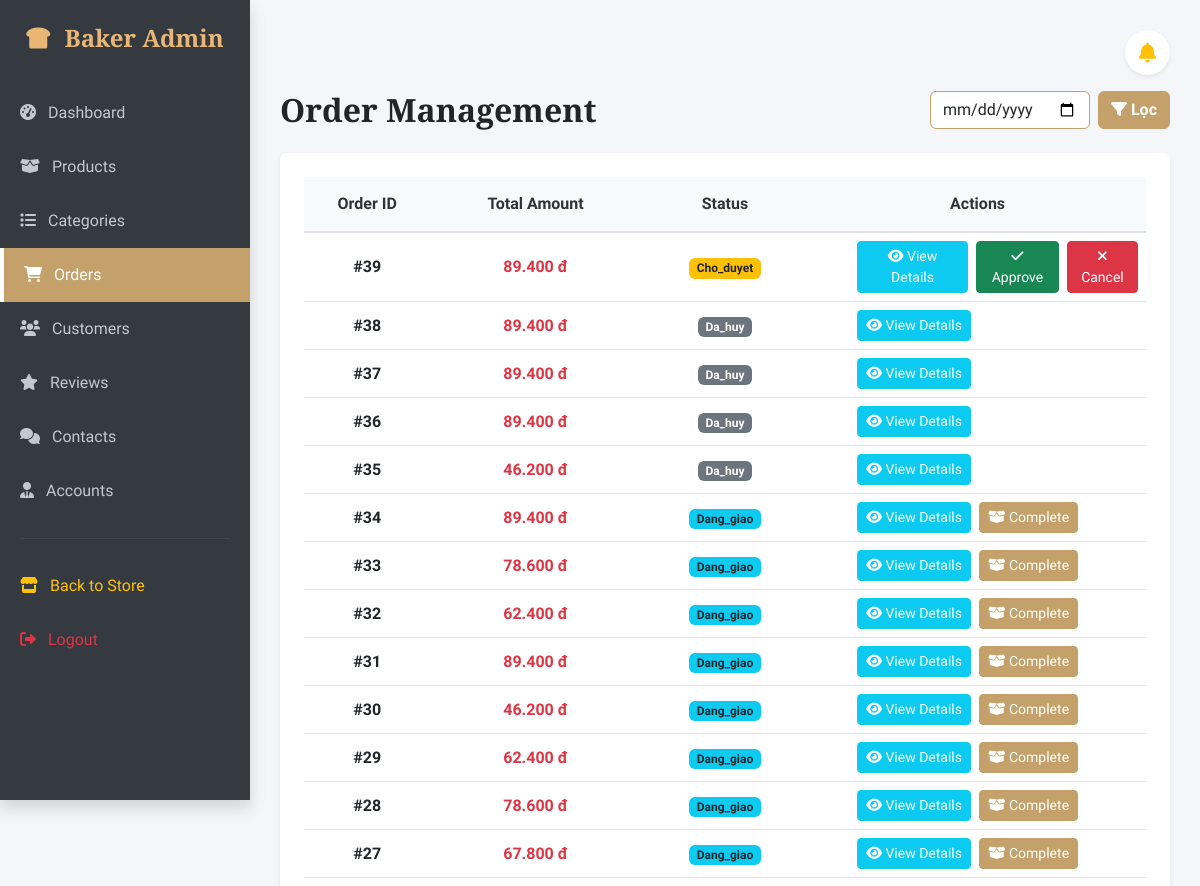
Page /admin/index.php?page=orders (signed in, upper part) on the earlier database version.
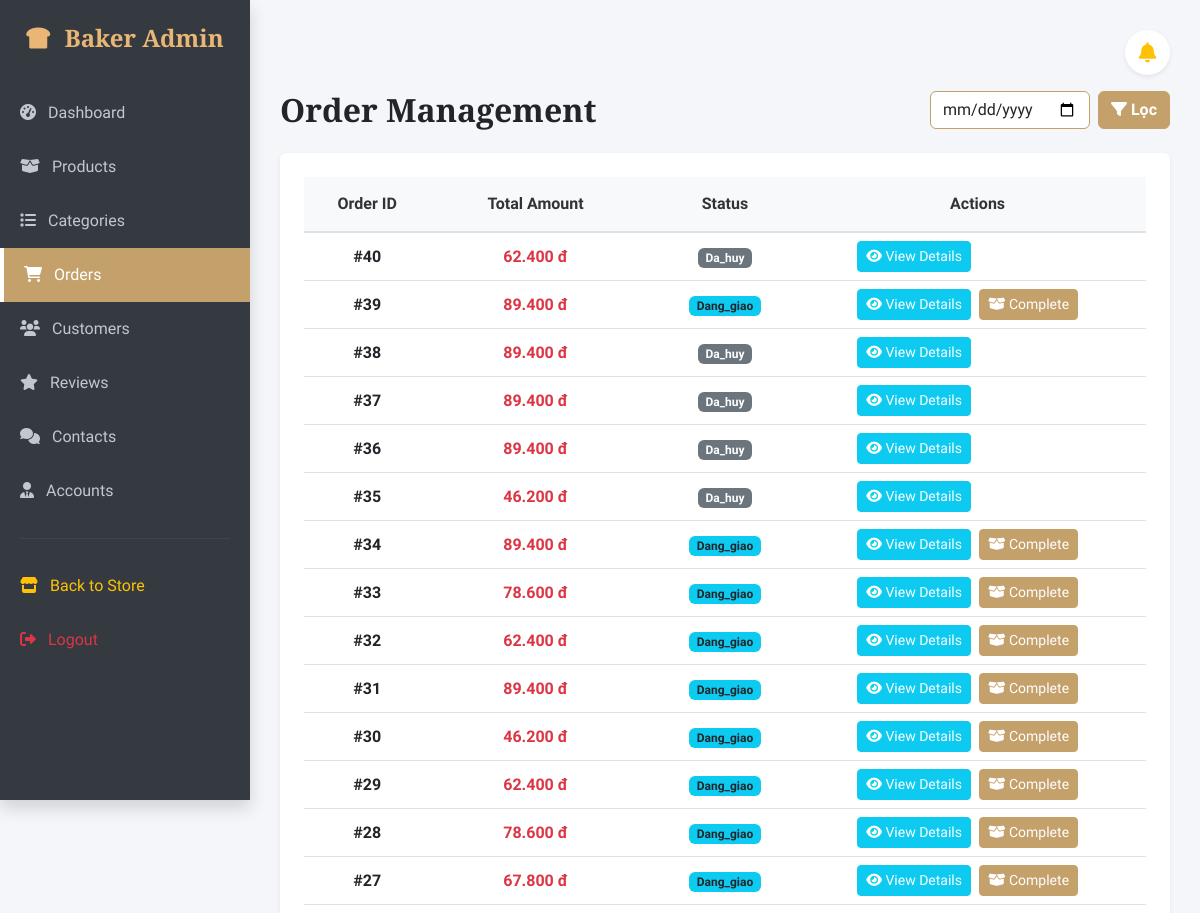
Same page on the later database version.
### tables this page shows
CREATE TABLE `orders` (
  `order_id` int(11) NOT NULL,
  `customer_id` int(11) DEFAULT NULL,
  `order_date` datetime DEFAULT current_timestamp(),
  `subtotal` decimal(10,2) UNSIGNED NOT NULL,
  `shipping_fee` decimal(10,2) UNSIGNED DEFAULT 0.00,
  `total_amount` decimal(10,2) UNSIGNED NOT NULL,
  `payment_method` varchar(50) DEFAULT 'COD',
  `status` enum('Cho_duyet','Dang_giao','Hoan_tat','Da_huy') DEFAULT 'Cho_duyet'
);

### app/controllers/AdminOrderController.php (called while the page is built, shortened)
<?php
require_once '../app/models/AdminOrderModel.php';
class AdminOrderController {
    private $model;
    public function __construct($db) {
        $this->model = new AdminOrderModel($db);
    }
    public function index() {
        $filter_date = isset($_GET['filter_date']) ? $_GET['filter_date'] : '';
        $orders = $this->model->getAllOrders($filter_date);
        require_once 'views/order_list.php';
    }
}
?>

### app/models/AdminOrderModel.php (called while the page is built, shortened)
<?php
class AdminOrderModel {
    private $db;
    public function __construct($db) { $this->db = $db; }
    public function getAllOrders($filter_date = '') {
        $where = ($filter_date != '') ? "WHERE DATE(order_date) = '$filter_date'" : "";
        return mysqli_query($this->db, "SELECT * FROM orders $where ORDER BY order_id DESC");
    }
}
?>

### admin/views/order_list.php (the view, shortened to what this page needs)
<div class="d-flex justify-content-between align-items-center mb-4">
    <h2 class="fw-bold mb-0">Order Management <span class="badge bg-danger fs-6 ms-2"></span></h2>
    <form method="GET" action="index.php" class="d-flex align-items-center gap-2">
        <input type="date" name="filter_date" class="form-control border-primary" style="max-width: 160px;" value="<?php echo $filter_date; ?>">
        <button type="submit" class="btn btn-primary fw-bold text-nowrap"><i class="fas fa-filter"></i> Lọc</button>
    </form>
</div>
<div class="card shadow-sm border-0 p-4">
    <div class="table-responsive">
     <table class="table table-hover align-middle">
            <thead class="table-dark">
                <tr>
                    <th class="text-center" style="width: 15%;">Order ID</th>
                    <th class="text-center" style="width: 25%;">Total Amount</th>
                    <th class="text-center" style="width: 20%;">Status</th>
                    <th class="text-center" style="width: 40%;">Actions</th>
                </tr>
            </thead>
            <tbody>
                <?php
                if ($orders && mysqli_num_rows($orders) > 0) {
                    while ($row = mysqli_fetch_assoc($orders)) {
                        $o_id = $row['order_id'];
                        $total = $row['total_amount'] ?? 0;
                        $status = $row['status'] ?? 'Pending';
                        $status_lower = strtolower($status);
                        if ($status_lower == 'hoan_tat') { $badge_class = 'bg-success'; }
                        elseif ($status_lower == 'da_thanh_toan') { $badge_class = 'bg-primary'; }
                        elseif ($status_lower == 'dang_giao') { $badge_class = 'bg-info text-dark'; }
                        elseif ($status_lower == 'cho_duyet') { $badge_class = 'bg-warning text-dark'; }
                        elseif ($status_lower == 'da_huy') { $badge_class = 'bg-secondary'; }
                        else { $badge_class = 'bg-secondary'; }
                        echo "<tr>
                                <td class='fw-bold text-center'>#{$o_id}</td>
                                <td class='text-danger fw-bold text-center'>" . number_format((float)$total, 0, ',', '.') . " đ</td>
                                <td class='text-center'><span class='badge {$badge_class}'>{$status}</span></td>
                                <td class='ps-5'>
                                    <div class='d-flex justify-content-start align-items-center gap-2'>
                                        <a href='index.php?page=order_detail&id={$o_id}' class='btn btn-sm btn-info text-white text-decoration-none'><i class='fas fa-eye'></i> View Details</a>";
                        if ($status_lower == 'cho_duyet') {
                            echo "<a href='index.php?page=orders&action=approve&id={$o_id}' class='btn btn-sm btn-success'><i class='fas fa-check'></i> Approve</a>";
                            echo "<a href='index.php?page=orders&action=cancel&id={$o_id}' class='btn btn-sm btn-danger' onclick='return confirm(\"Admin确认 HỦY đơn hàng #{$o_id} và hoàn bánh về kho?\");'><i class='fas fa-times'></i> Cancel</a>";
                        } elseif ($status_lower == 'dang_giao') {
                            echo "<a href='index.php?page=orders&action=complete&id={$o_id}' class='btn btn-sm btn-primary'><i class='fas fa-box-open'></i> Complete</a>";
                        }
                        echo "      </div>
                                </td>
                              </tr>";
                    }
                } else {
                    echo "<tr><td colspan='4' class='text-center py-4'>Không tìm thấy đơn hàng nào.</td></tr>";
                }
                ?>
            </tbody>
        </table>
    </div>
</div>

Differences in the rows shown:
added orders: order_id "40", total_amount "62.400", status "Da_huy"
changed orders id 39: status "Cho_duyet" → "Dang_giao"; status "Approve Cancel" → "Complete"
